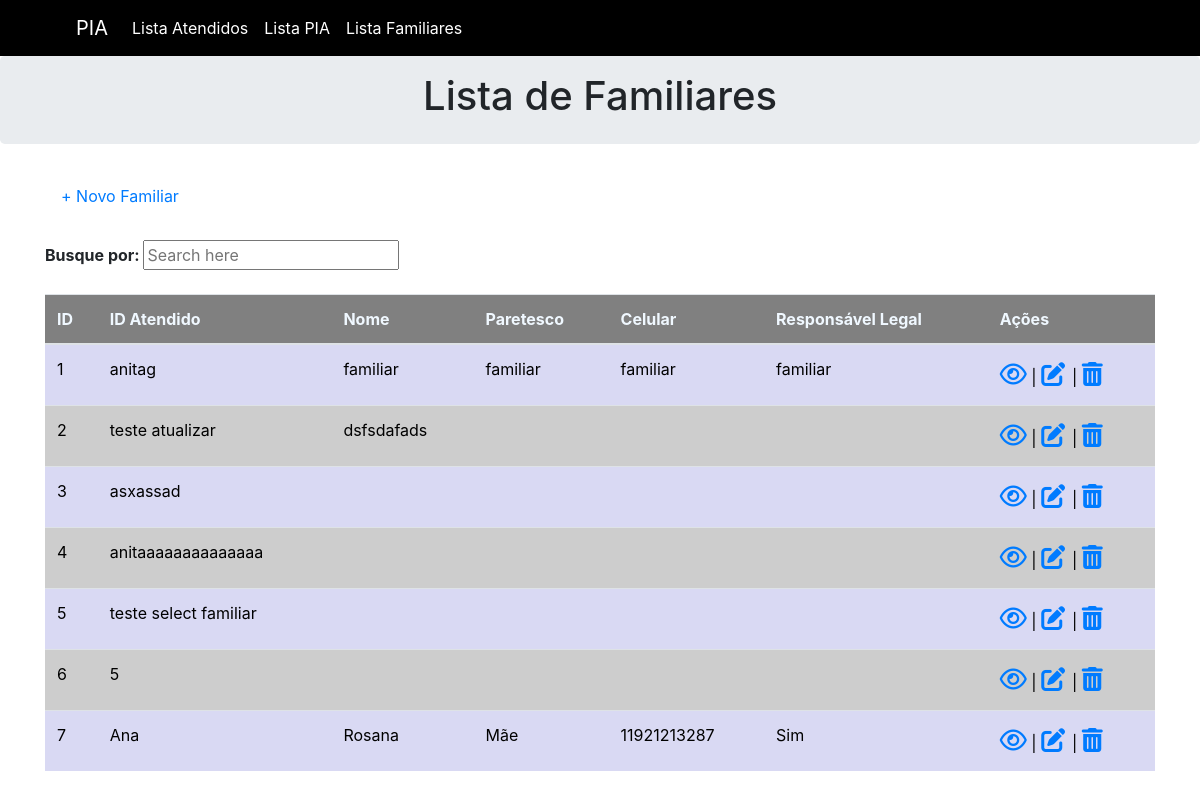
The app's page /listFamiliares with its own data.
### models.py (models this page shows, shortened)
class Familiar(db.Model):
    __tablename__ = "familiares"
    id = db.Column('id', db.Integer, primary_key=True)
    id_paciente = db.Column(db.String(150))
    nome = db.Column(db.String(150))
    dtNasc = db.Column(db.String(150))
    parentesco = db.Column(db.String(150))
    telefone = db.Column(db.String(150))
    celular = db.Column(db.String(150))
    responsavel_legal = db.Column(db.String(150))
    nacionalidade = db.Column(db.String(150))
    naturalidade = db.Column(db.String(150))
    cpf = db.Column(db.String(150))
    rg = db.Column(db.String(150))
    ocupaçao = db.Column(db.String(150))
    serviço_frequentado = db.Column(db.String(150))
    demanda = db.Column(db.String(150))
    cep = db.Column(db.String(150))
    rua = db.Column(db.String(150))
    numero = db.Column(db.String(150))
    complemento = db.Column(db.String(150))

### app.py (the view)
@app.route('/listFamiliares')
def RetrieveListFamiliares():
    familiares = Familiar.query.all()
    return render_template('listFamiliares.html',familiares= familiares)

### app.py (called while the page is built)
@app.before_request
def create_table():
    db.create_all()

### templates/listFamiliares.html (shortened to what this page needs)
{% extends 'base.html' %}
{% block body %}
<div class="jumbotron p-3">
    <div class="well text-center">
 <h1> Lista de Familiares </h1>
    </div>
</div>
<div class="container">
        <div>
     <a class="nav-link"  href="/createFamiliar">+ Novo Familiar</a>
    </div>
 <br>
    <b>Busque por:
          <input id="busca" type="text"
                 placeholder="Search here">
        </b>
    <br><br>
 <table class="table">
     <thead style="background-color: gray;color: aliceblue;">
        <th>ID</th>
        <th>ID Atendido</th>
        <th>Nome</th>
        <th>Paretesco</th>
        <th>Celular</th>
        <th>Responsável Legal</th>
     <th>Ações</th>
    </thead>
   <tbody id="tableFamiliar">
    {% for f in familiares %}
    <tr
    {% if loop.index %2==0 %}
    style="background-color:RGB(205,205,205);color:black;"
    {% else %}
    style="background-color:RGB(217,217,243);color:black;"
    {% endif %}
    ><td>{{ loop.index }}</td>
    <td>{{f.id_paciente}}</td>
    <td>{{f.nome}}</td>
    <td>{{f.parentesco}}</td>
    <td>{{f.celular}}</td>
    <td>{{f.responsavel_legal}}</td>
    <td>
        <span style="font-size: 24px;color:red;">
          <a href="/familiar/{{f.id}}"> <i class="fa-regular fa-eye"></i></a></span> |
        <span style="font-size: 24px;color:white;">
       <a href="/{{f.id}}/familiar/edit"> <i class="fas fa-edit"></i></a> </span>
        | <span style="font-size: 24px;color:red;">
          <a href="/{{f.id}}/familiar/delete"> <i class="fas fa-trash-alt"></i></a></span>
    </td>
    {% endfor %}
   </tbody>
 </table>
</div>
{% endblock %}

### records on screen
Familiar: id_paciente "anitag", nome "familiar", parentesco "familiar", celular "familiar", responsavel_legal "familiar"
Familiar: id_paciente "teste atualizar", nome "dsfsdafads"
Familiar: id_paciente "asxassad"
Familiar: id_paciente "anitaaaaaaaaaaaaaa"
Familiar: id_paciente "teste select familiar"
Familiar: id_paciente "5"
Familiar: id_paciente "Ana", nome "Rosana", parentesco "Mãe", celular "11921213287", responsavel_legal "Sim"
